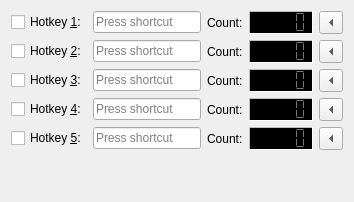
     <widget class="QWidget" name="playTab">
      <attribute name="title">
       <string>Playground</string>
      </attribute>
      <layout class="QGridLayout" name="gridLayout">
       <item row="0" column="0">
        <widget class="QCheckBox" name="hotkeyCheckbox_1">
         <property name="text">
          <string>Hotkey &amp;1:</string>
         </property>
        </widget>
       </item>
       <item row="1" column="0">
        <widget class="QCheckBox" name="hotkeyCheckbox_2">
         <property name="text">
          <string>Hotkey &amp;2:</string>
         </property>
        </widget>
       </item>
       <item row="0" column="3">
        <widget class="QLCDNumber" name="hotkeyCount_1">
         <property name="enabled">
          <bool>false</bool>
         </property>
         <property name="palette">
          <palette>
           <active>
            <colorrole role="WindowText">
             <brush brushstyle="SolidPattern">
              <color alpha="255">
               <red>85</red>
               <green>255</green>
               <blue>0</blue>
              </color>
             </brush>
            </colorrole>
            <colorrole role="Base">
             <brush brushstyle="SolidPattern">
              <color alpha="255">
               <red>255</red>
               <green>255</green>
               <blue>255</blue>
              </color>
             </brush>
            </colorrole>
            <colorrole role="Window">
             <brush brushstyle="SolidPattern">
              <color alpha="255">
               <red>0</red>
               <green>0</green>
               <blue>0</blue>
              </color>
             </brush>
            </colorrole>
           </active>
           <inactive>
            <colorrole role="WindowText">
             <brush brushstyle="SolidPattern">
              <color alpha="255">
               <red>85</red>
               <green>255</green>
               <blue>0</blue>
              </color>
             </brush>
            </colorrole>
            <colorrole role="Base">
             <brush brushstyle="SolidPattern">
              <color alpha="255">
               <red>255</red>
               <green>255</green>
               <blue>255</blue>
              </color>
             </brush>
            </colorrole>
            <colorrole role="Window">
             <brush brushstyle="SolidPattern">
              <color alpha="255">
               <red>0</red>
               <green>0</green>
               <blue>0</blue>
              </color>
             </brush>
            </colorrole>
           </inactive>
           <disabled>
            <colorrole role="WindowText">
             <brush brushstyle="SolidPattern">
              <color alpha="255">
               <red>120</red>
               <green>120</green>
               <blue>120</blue>
              </color>
             </brush>
            </colorrole>
            <colorrole role="Base">
             <brush brushstyle="SolidPattern">
              <color alpha="255">
               <red>0</red>
               <green>0</green>
               <blue>0</blue>
              </color>
             </brush>
            </colorrole>
            <colorrole role="Window">
             <brush brushstyle="SolidPattern">
              <color alpha="255">
               <red>0</red>
               <green>0</green>
               <blue>0</blue>
              </color>
             </brush>
            </colorrole>
           </disabled>
          </palette>
         </property>
         <property name="autoFillBackground">
          <bool>true</bool>
         </property>
         <property name="frameShape">
          <enum>QFrame::Panel</enum>
         </property>
         <property name="frameShadow">
          <enum>QFrame::Sunken</enum>
         </property>
         <property name="segmentStyle">
          <enum>QLCDNumber::Flat</enum>
         </property>
        </widget>
       </item>
       <item row="0" column="1">
        <widget class="QKeySequenceEdit" name="hotkeySequenceEdit_1"/>
       </item>
       <item row="0" column="2">
        <widget class="QLabel" name="label">
         <property name="text">
          <string>Count:</string>
         </property>
        </widget>
       </item>
       <item row="0" column="4">
        <widget class="QToolButton" name="resetButton_1">
         <property name="arrowType">
          <enum>Qt::LeftArrow</enum>
         </property>
        </widget>
       </item>
       <item row="1" column="3">
        <widget class="QLCDNumber" name="hotkeyCount_2">
         <property name="enabled">
          <bool>false</bool>
         </property>
         <property name="palette">
          <palette>
           <active>
            <colorrole role="WindowText">
             <brush brushstyle="SolidPattern">
              <color alpha="255">
               <red>85</red>
               <green>255</green>
               <blue>0</blue>
              </color>
             </brush>
            </colorrole>
            <colorrole role="Base">
             <brush brushstyle="SolidPattern">
              <color alpha="255">
               <red>255</red>
               <green>255</green>
               <blue>255</blue>
              </color>
             </brush>
            </colorrole>
            <colorrole role="Window">
             <brush brushstyle="SolidPattern">
              <color alpha="255">
               <red>0</red>
               <green>0</green>
               <blue>0</blue>
              </color>
             </brush>
            </colorrole>
           </active>
           <inactive>
            <colorrole role="WindowText">
             <brush brushstyle="SolidPattern">
              <color alpha="255">
               <red>85</red>
               <green>255</green>
               <blue>0</blue>
              </color>
             </brush>
            </colorrole>
            <colorrole role="Base">
             <brush brushstyle="SolidPattern">
              <color alpha="255">
               <red>255</red>
               <green>255</green>
               <blue>255</blue>
              </color>
             </brush>
            </colorrole>
            <colorrole role="Window">
             <brush brushstyle="SolidPattern">
              <color alpha="255">
               <red>0</red>
               <green>0</green>
               <blue>0</blue>
              </color>
             </brush>
            </colorrole>
           </inactive>
           <disabled>
            <colorrole role="WindowText">
             <brush brushstyle="SolidPattern">
              <color alpha="255">
               <red>120</red>
               <green>120</green>
               <blue>120</blue>
              </color>
             </brush>
            </colorrole>
            <colorrole role="Base">
             <brush brushstyle="SolidPattern">
              <color alpha="255">
               <red>0</red>
               <green>0</green>
               <blue>0</blue>
              </color>
             </brush>
            </colorrole>
            <colorrole role="Window">
             <brush brushstyle="SolidPattern">
              <color alpha="255">
               <red>0</red>
               <green>0</green>
               <blue>0</blue>
              </color>
             </brush>
            </colorrole>
           </disabled>
          </palette>
         </property>
         <property name="autoFillBackground">
          <bool>true</bool>
         </property>
         <property name="frameShape">
          <enum>QFrame::Panel</enum>
         </property>
         <property name="frameShadow">
          <enum>QFrame::Sunken</enum>
         </property>
         <property name="segmentStyle">
          <enum>QLCDNumber::Flat</enum>
         </property>
        </widget>
       </item>
       <item row="2" column="0">
        <widget class="QCheckBox" name="hotkeyCheckbox_3">
         <property name="text">
          <string>Hotkey &amp;3:</string>
         </property>
        </widget>
       </item>
       <item row="1" column="1">
        <widget class="QKeySequenceEdit" name="hotkeySequenceEdit_2"/>
       </item>
       <item row="1" column="2">
        <widget class="QLabel" name="label_3">
         <property name="text">
          <string>Count:</string>
         </property>
        </widget>
       </item>
       <item row="1" column="4">
        <widget class="QToolButton" name="resetButton_2">
         <property name="arrowType">
          <enum>Qt::LeftArrow</enum>
         </property>
        </widget>
       </item>
       <item row="3" column="0">
        <widget class="QCheckBox" name="hotkeyCheckbox_4">
         <property name="text">
          <string>Hotkey &amp;4:</string>
         </property>
        </widget>
       </item>
       <item row="2" column="1">
        <widget class="QKeySequenceEdit" name="hotkeySequenceEdit_3"/>
       </item>
       <item row="2" column="3">
        <widget class="QLCDNumber" name="hotkeyCount_3">
         <property name="enabled">
          <bool>false</bool>
         </property>
         <property name="palette">
          <palette>
           <active>
            <colorrole role="WindowText">
             <brush brushstyle="SolidPattern">
              <color alpha="255">
               <red>85</red>
               <green>255</green>
               <blue>0</blue>
              </color>
             </brush>
            </colorrole>
            <colorrole role="Base">
             <brush brushstyle="SolidPattern">
              <color alpha="255">
               <red>255</red>
               <green>255</green>
               <blue>255</blue>
              </color>
             </brush>
            </colorrole>
            <colorrole role="Window">
             <brush brushstyle="SolidPattern">
              <color alpha="255">
               <red>0</red>
               <green>0</green>
               <blue>0</blue>
              </color>
             </brush>
            </colorrole>
           </active>
           <inactive>
            <colorrole role="WindowText">
             <brush brushstyle="SolidPattern">
              <color alpha="255">
               <red>85</red>
               <green>255</green>
               <blue>0</blue>
              </color>
             </brush>
            </colorrole>
            <colorrole role="Base">
             <brush brushstyle="SolidPattern">
              <color alpha="255">
               <red>255</red>
               <green>255</green>
               <blue>255</blue>
              </color>
             </brush>
            </colorrole>
            <colorrole role="Window">
             <brush brushstyle="SolidPattern">
              <color alpha="255">
               <red>0</red>
               <green>0</green>
               <blue>0</blue>
              </color>
             </brush>
            </colorrole>
           </inactive>
           <disabled>
            <colorrole role="WindowText">
             <brush brushstyle="SolidPattern">
              <color alpha="255">
               <red>120</red>
               <green>120</green>
               <blue>120</blue>
              </color>
             </brush>
            </colorrole>
            <colorrole role="Base">
             <brush brushstyle="SolidPattern">
              <color alpha="255">
               <red>0</red>
               <green>0</green>
               <blue>0</blue>
              </color>
             </brush>
            </colorrole>
            <colorrole role="Window">
             <brush brushstyle="SolidPattern">
              <color alpha="255">
               <red>0</red>
               <green>0</green>
               <blue>0</blue>
              </color>
             </brush>
            </colorrole>
           </disabled>
          </palette>
         </property>
         <property name="autoFillBackground">
          <bool>true</bool>
         </property>
         <property name="frameShape">
          <enum>QFrame::Panel</enum>
         </property>
         <property name="frameShadow">
          <enum>QFrame::Sunken</enum>
         </property>
         <property name="segmentStyle">
          <enum>QLCDNumber::Flat</enum>
         </property>
        </widget>
       </item>
       <item row="2" column="2">
        <widget class="QLabel" name="label_2">
         <property name="text">
          <string>Count:</string>
         </property>
        </widget>
       </item>
       <item row="2" column="4">
        <widget class="QToolButton" name="resetButton_3">
         <property name="arrowType">
          <enum>Qt::LeftArrow</enum>
         </property>
        </widget>
       </item>
       <item row="3" column="2">
        <widget class="QLabel" name="label_5">
         <property name="text">
          <string>Count:</string>
         </property>
        </widget>
       </item>
       <item row="3" column="1">
        <widget class="QKeySequenceEdit" name="hotkeySequenceEdit_4"/>
       </item>
       <item row="3" column="4">
        <widget class="QToolButton" name="resetButton_4">
         <property name="arrowType">
          <enum>Qt::LeftArrow</enum>
         </property>
        </widget>
       </item>
       <item row="3" column="3">
        <widget class="QLCDNumber" name="hotkeyCount_4">
         <property name="enabled">
          <bool>false</bool>
         </property>
         <property name="palette">
          <palette>
           <active>
            <colorrole role="WindowText">
             <brush brushstyle="SolidPattern">
              <color alpha="255">
               <red>85</red>
               <green>255</green>
               <blue>0</blue>
              </color>
             </brush>
            </colorrole>
            <colorrole role="Base">
             <brush brushstyle="SolidPattern">
              <color alpha="255">
               <red>255</red>
               <green>255</green>
               <blue>255</blue>
              </color>
             </brush>
            </colorrole>
            <colorrole role="Window">
             <brush brushstyle="SolidPattern">
              <color alpha="255">
               <red>0</red>
               <green>0</green>
               <blue>0</blue>
              </color>
             </brush>
            </colorrole>
           </active>
           <inactive>
            <colorrole role="WindowText">
             <brush brushstyle="SolidPattern">
              <color alpha="255">
               <red>85</red>
               <green>255</green>
               <blue>0</blue>
              </color>
             </brush>
            </colorrole>
            <colorrole role="Base">
             <brush brushstyle="SolidPattern">
              <color alpha="255">
               <red>255</red>
               <green>255</green>
               <blue>255</blue>
              </color>
             </brush>
            </colorrole>
            <colorrole role="Window">
             <brush brushstyle="SolidPattern">
              <color alpha="255">
               <red>0</red>
               <green>0</green>
               <blue>0</blue>
              </color>
             </brush>
            </colorrole>
           </inactive>
           <disabled>
            <colorrole role="WindowText">
             <brush brushstyle="SolidPattern">
              <color alpha="255">
               <red>120</red>
               <green>120</green>
               <blue>120</blue>
              </color>
             </brush>
            </colorrole>
            <colorrole role="Base">
             <brush brushstyle="SolidPattern">
              <color alpha="255">
               <red>0</red>
               <green>0</green>
               <blue>0</blue>
              </color>
             </brush>
            </colorrole>
            <colorrole role="Window">
             <brush brushstyle="SolidPattern">
              <color alpha="255">
               <red>0</red>
               <green>0</green>
               <blue>0</blue>
              </color>
             </brush>
            </colorrole>
           </disabled>
          </palette>
         </property>
         <property name="autoFillBackground">
          <bool>true</bool>
         </property>
         <property name="frameShape">
          <enum>QFrame::Panel</enum>
         </property>
         <property name="frameShadow">
          <enum>QFrame::Sunken</enum>
         </property>
         <property name="segmentStyle">
          <enum>QLCDNumber::Flat</enum>
         </property>
        </widget>
       </item>
       <item row="4" column="0">
        <widget class="QCheckBox" name="hotkeyCheckbox_5">
         <property name="text">
          <string>Hotkey &amp;5:</string>
         </property>
        </widget>
       </item>
       <item row="5" column="0">
        <spacer name="verticalSpacer">
         <property name="orientation">
          <enum>Qt::Vertical</enum>
         </property>
         <property name="sizeHint" stdset="0">
          <size>
           <width>20</width>
           <height>41</height>
          </size>
         </property>
        </spacer>
       </item>
       <item row="5" column="1">
        <spacer name="verticalSpacer_2">
         <property name="orientation">
          <enum>Qt::Vertical</enum>
         </property>
         <property name="sizeHint" stdset="0">
          <size>
           <width>20</width>
           <height>41</height>
          </size>
         </property>
        </spacer>
       </item>
       <item row="4" column="2">
        <widget class="QLabel" name="label_4">
         <property name="text">
          <string>Count:</string>
         </property>
        </widget>
       </item>
       <item row="4" column="3">
        <widget class="QLCDNumber" name="hotkeyCount_5">
         <property name="enabled">
          <bool>false</bool>
         </property>
         <property name="palette">
          <palette>
           <active>
            <colorrole role="WindowText">
             <brush brushstyle="SolidPattern">
              <color alpha="255">
               <red>85</red>
               <green>255</green>
               <blue>0</blue>
              </color>
             </brush>
            </colorrole>
            <colorrole role="Base">
             <brush brushstyle="SolidPattern">
              <color alpha="255">
               <red>255</red>
               <green>255</green>
               <blue>255</blue>
              </color>
             </brush>
            </colorrole>
            <colorrole role="Window">
             <brush brushstyle="SolidPattern">
              <color alpha="255">
               <red>0</red>
               <green>0</green>
               <blue>0</blue>
              </color>
             </brush>
            </colorrole>
           </active>
           <inactive>
            <colorrole role="WindowText">
             <brush brushstyle="SolidPattern">
              <color alpha="255">
               <red>85</red>
               <green>255</green>
               <blue>0</blue>
              </color>
             </brush>
            </colorrole>
            <colorrole role="Base">
             <brush brushstyle="SolidPattern">
              <color alpha="255">
               <red>255</red>
               <green>255</green>
               <blue>255</blue>
              </color>
             </brush>
            </colorrole>
            <colorrole role="Window">
             <brush brushstyle="SolidPattern">
              <color alpha="255">
               <red>0</red>
               <green>0</green>
               <blue>0</blue>
              </color>
             </brush>
            </colorrole>
           </inactive>
           <disabled>
            <colorrole role="WindowText">
             <brush brushstyle="SolidPattern">
              <color alpha="255">
               <red>120</red>
               <green>120</green>
               <blue>120</blue>
              </color>
             </brush>
            </colorrole>
            <colorrole role="Base">
             <brush brushstyle="SolidPattern">
              <color alpha="255">
               <red>0</red>
               <green>0</green>
               <blue>0</blue>
              </color>
             </brush>
            </colorrole>
            <colorrole role="Window">
             <brush brushstyle="SolidPattern">
              <color alpha="255">
               <red>0</red>
               <green>0</green>
               <blue>0</blue>
              </color>
             </brush>
            </colorrole>
           </disabled>
          </palette>
         </property>
         <property name="autoFillBackground">
          <bool>true</bool>
         </property>
         <property name="frameShape">
          <enum>QFrame::Panel</enum>
         </property>
         <property name="frameShadow">
          <enum>QFrame::Sunken</enum>
         </property>
         <property name="segmentStyle">
          <enum>QLCDNumber::Flat</enum>
         </property>
        </widget>
       </item>
       <item row="4" column="4">
        <widget class="QToolButton" name="resetButton_5">
         <property name="arrowType">
          <enum>Qt::LeftArrow</enum>
         </property>
        </widget>
       </item>
       <item row="4" column="1">
        <widget class="QKeySequenceEdit" name="hotkeySequenceEdit_5"/>
       </item>
       <item row="5" column="2">
        <spacer name="verticalSpacer_3">
         <property name="orientation">
          <enum>Qt::Vertical</enum>
         </property>
         <property name="sizeHint" stdset="0">
          <size>
           <width>20</width>
           <height>41</height>
          </size>
         </property>
        </spacer>
       </item>
       <item row="5" column="4">
        <spacer name="verticalSpacer_5">
         <property name="orientation">
          <enum>Qt::Vertical</enum>
         </property>
         <property name="sizeHint" stdset="0">
          <size>
           <width>20</width>
           <height>41</height>
          </size>
         </property>
        </spacer>
       </item>
       <item row="5" column="3">
        <spacer name="verticalSpacer_4">
         <property name="orientation">
          <enum>Qt::Vertical</enum>
         </property>
         <property name="sizeHint" stdset="0">
          <size>
           <width>20</width>
           <height>41</height>
          </size>
         </property>
        </spacer>
       </item>
      </layout>
     </widget>
